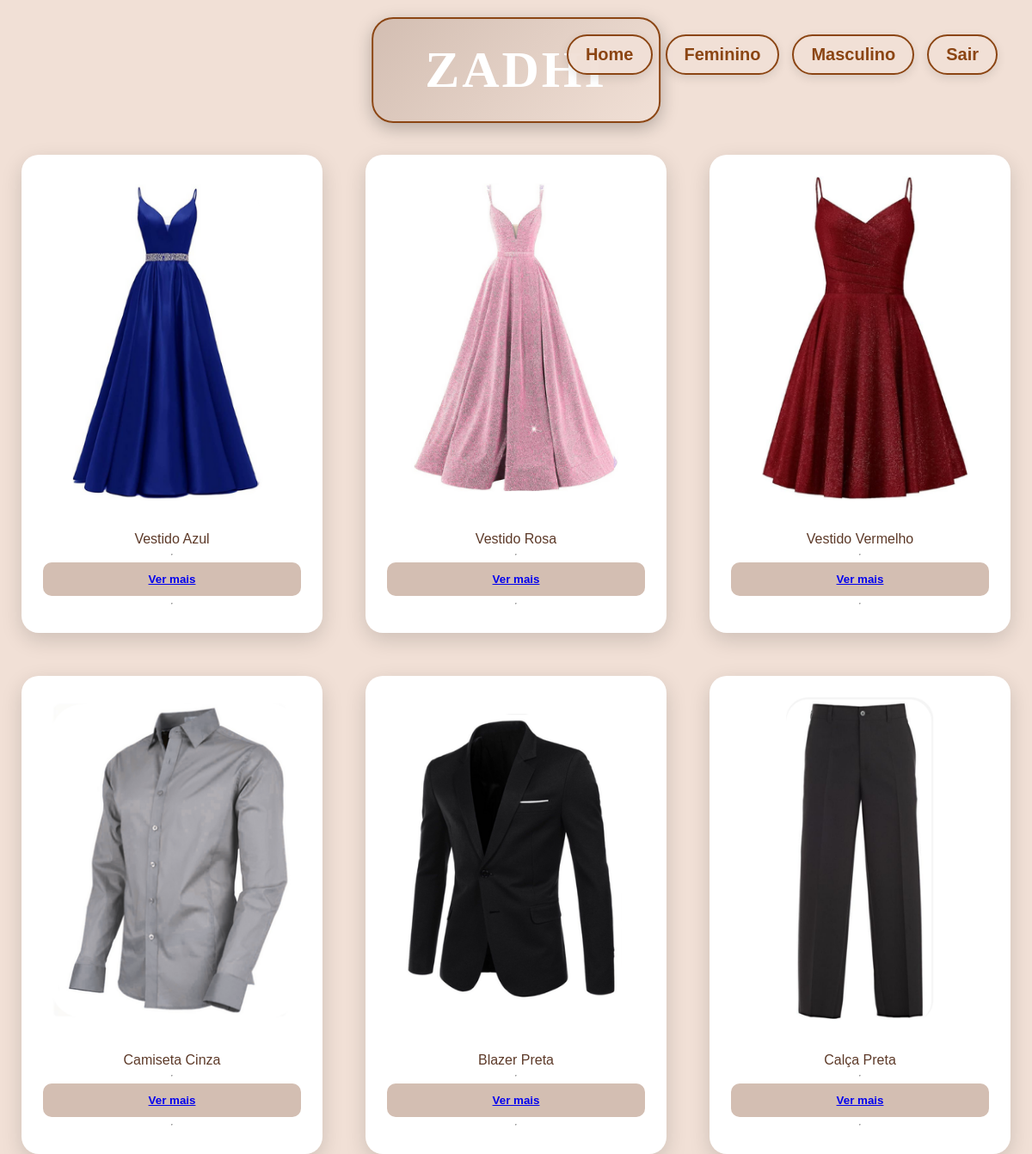
The page /view/menu.php (signed in) on the database its author committed.
### tables this page shows
CREATE TABLE `tbprodutos` (
  `codproduto` int(11) NOT NULL,
  `produto` varchar(90) NOT NULL,
  `preco` varchar(90) NOT NULL,
  `modelo` varchar(90) NOT NULL,
  `genero` varchar(90) NOT NULL,
  `foto` varchar(90) DEFAULT NULL
);

### factory/conexao.php (called while the page is built)
<?php
    class Caminho{
        public static $usuario = "root";
        public static $senha = "";
        private static $connect = null;
        private static function Conectar()
        {
             try {
                if(self::$connect == null)
                {
                 self::$connect = new PDO(
                'mysql: host=localhost;
                 dbname=bdzadhi;',self::$usuario,self::$senha
                );
                }
             } catch (Exception $ex) {
                echo 'Mensagem:'.$ex->getMessage();
                die;
             }
             return self::$connect;
        }
        public function getConn()
        {
            return self::Conectar();
        }
    }
?>

### view/menu.php (the view, shortened to what this page needs)
<!DOCTYPE html>
<html lang="pt-BR">
<head>
    <link rel="stylesheet" href="../css/estilo.css">
</head>
<body>
    <div class="header">ZADHI</div>
    <div class="navigation">
        <a href="menu.php">Home</a>
        <a href="produtosfem.php">Feminino</a>
        <a href="produtosmasc.php">Masculino</a>
        <a href="../index.php">Sair</a>
    </div>
    <div class="container">
        <?php
        require_once('../factory/conexao.php');
        $conn = new Caminho();
        $consulta = "select * from tbprodutos where produto='Vestido Azul'";
        $resultado = $conn->getConn()->prepare($consulta);
        $resultado->execute();
        while ($cont = $resultado->fetch(PDO::FETCH_ASSOC)) {
            echo '<div class="category">';
            echo '<img src="../img/' . $cont['foto'] . '" alt="' . $cont['modelo'] . '" class="fotos"><br>';
            echo $cont['produto'];
            echo "<hr/>";
            echo '<button class="view-more"> <a href="produtosfem.php">Ver mais</a></button>';
            echo "<hr/>";
            echo '</div>';
        }
        ?>
        <?php
        $consulta = "select * from tbprodutos where produto='Vestido Rosa'";
        $resultado = $conn->getConn()->prepare($consulta);
        $resultado->execute();
        while ($cont = $resultado->fetch(PDO::FETCH_ASSOC)) {
            echo '<div class="category">';
            echo '<img src="../img/' . $cont['foto'] . '" alt="' . $cont['modelo'] . '" class="fotos"><br>';
            echo $cont['produto'];
            echo "<hr/>";
            echo '<button class="view-more"> <a href="produtosfem.php">Ver mais</a></button>';
            echo "<hr/>";
            echo '</div>';
        }
        ?>
        <?php
        $consulta = "select * from tbprodutos where produto='Vestido Vermelho'";
        $resultado = $conn->getConn()->prepare($consulta);
        $resultado->execute();
        while ($cont = $resultado->fetch(PDO::FETCH_ASSOC)) {
            echo '<div class="category">';
            echo '<img src="../img/' . $cont['foto'] . '" alt="' . $cont['modelo'] . '" class="fotos"><br>';
            echo $cont['produto'];
            echo "<hr/>";
            echo '<button class="view-more"> <a href="produtosfem.php">Ver mais</a></button>';
            echo "<hr/>";
            echo '</div>';
        }
        ?>
        <?php
        $consulta = "select * from tbprodutos where produto='Camiseta Cinza'";
        $resultado = $conn->getConn()->prepare($consulta);
        $resultado->execute();
        while ($cont = $resultado->fetch(PDO::FETCH_ASSOC)) {
            echo '<div class="category">';
            echo '<img src="../img/' . $cont['foto'] . '" alt="' . $cont['modelo'] . '" class="fotos"><br>';
            echo $cont['produto'];
            echo "<hr/>";
            echo '<button class="view-more"> <a href="produtosmasc.php">Ver mais</a></button>';
            echo "<hr/>";
            echo '</div>';
        }
        ?>
        <?php
        $consulta = "select * from tbprodutos where produto='Blazer Preta'";
        $resultado = $conn->getConn()->prepare($consulta);
        $resultado->execute();
        while ($cont = $resultado->fetch(PDO::FETCH_ASSOC)) {
            echo '<div class="category">';
            echo '<img src="../img/' . $cont['foto'] . '" alt="' . $cont['modelo'] . '" class="fotos"><br>';
            echo $cont['produto'];
            echo "<hr/>";
            echo '<button class="view-more"> <a href="produtosmasc.php">Ver mais</a></button>';
            echo "<hr/>";
            echo '</div>';
        }
        ?>
        <?php
        $consulta = "select * from tbprodutos where produto='Calça Preta'";
        $resultado = $conn->getConn()->prepare($consulta);
        $resultado->execute();
        while ($cont = $resultado->fetch(PDO::FETCH_ASSOC)) {
            echo '<div class="category">';
            echo '<img src="../img/' . $cont['foto'] . '" alt="' . $cont['modelo'] . '" class="fotos"><br>';
            echo $cont['produto'];
            echo "<hr/>";
            echo '<button class="view-more"> <a href="produtosmasc.php">Ver mais</a></button>';
            echo "<hr/>";
            echo '</div>';
        }
        ?>
    </div>
</body>
</html>

### css/estilo.css (style rules this page uses)
body { font-family: Arial, sans-serif; margin: 0; padding: 0; background-color: #F1E0D6; color: #5D3A29; }
.header { position: fixed; top: 20px; left: 50%; transform: translateX(-50%); font-size: 60px; font-weight: bold; color: #fff; padding: 25px 60px; background: linear-gradient(135deg, #D3BEB2, #F1E0D6); box-shadow: 0 6px 20px rgba(0,0,0,0.25); border-radius: 25px; border: 2px solid #8B4513; z-index: 1000; letter-spacing: 3px; text-align: center; font-family: 'Georgia', serif; }
.navigation { position: fixed; top: 40px; right: 40px; display: flex; gap: 15px; z-index: 1000; }
.navigation a { position: relative; display: inline-block; text-decoration: none; color: #8B4513; font-size: 20px; font-weight: bold; padding: 10px 20px; border-radius: 50px; background: rgba(241, 224, 214, 0.95); box-shadow: 0 4px 12px rgba(0,0,0,0.1); transition: all 0.3s ease; border: 2px solid #8B4513; border-radius: 40px; }
.navigation a::before { content: ''; position: absolute; top: 50%; left: 50%; width: 0; height: 0; background: rgba(200, 168, 156, 0.4); border-radius: 50%; transform: translate(-50%, -50%); transition: width 0.2s ease, height 0.2s ease; z-index: -1; }
.container { display: flex; justify-content: center; align-items: flex-start; flex-wrap: wrap; gap: 50px; margin-top: 180px; padding: 0 20px; }
.category { text-align: center; background-color: #fff; padding: 25px; border-radius: 20px; box-shadow: 0 8px 25px rgba(0,0,0,0.15); width: 300px; transition: transform 0.3s ease, box-shadow 0.3s ease; display: flex; flex-direction: column; justify-content: space-between; }
.category img, .produto img { width: 100%; height: 380px; object-fit: contain; border-radius: 15px; margin-bottom: 15px; display: block; background: none; }
.view-more { padding: 12px 28px; background-color: #D3BEB2; border: none; border-radius: 10px; cursor: pointer; font-weight: bold; color: #5D3A29; transition: background-color 0.3s ease, transform 0.2s ease; }
button, input[type="submit"] { padding: 12px 25px; background-color: #D3BEB2; border: none; border-radius: 8px; cursor: pointer; font-weight: bold; color: #5D3A29; transition: background-color 0.3s ease, transform 0.2s ease; }

### rows shown on the page
tbprodutos: foto (picture), produto "Vestido Azul"
tbprodutos: foto (picture), produto "Vestido Rosa"
tbprodutos: foto (picture), produto "Vestido Vermelho"
tbprodutos: foto (picture), produto "Camiseta Cinza"
tbprodutos: foto (picture), produto "Blazer Preta"
tbprodutos: foto (picture), produto "Calça Preta"
